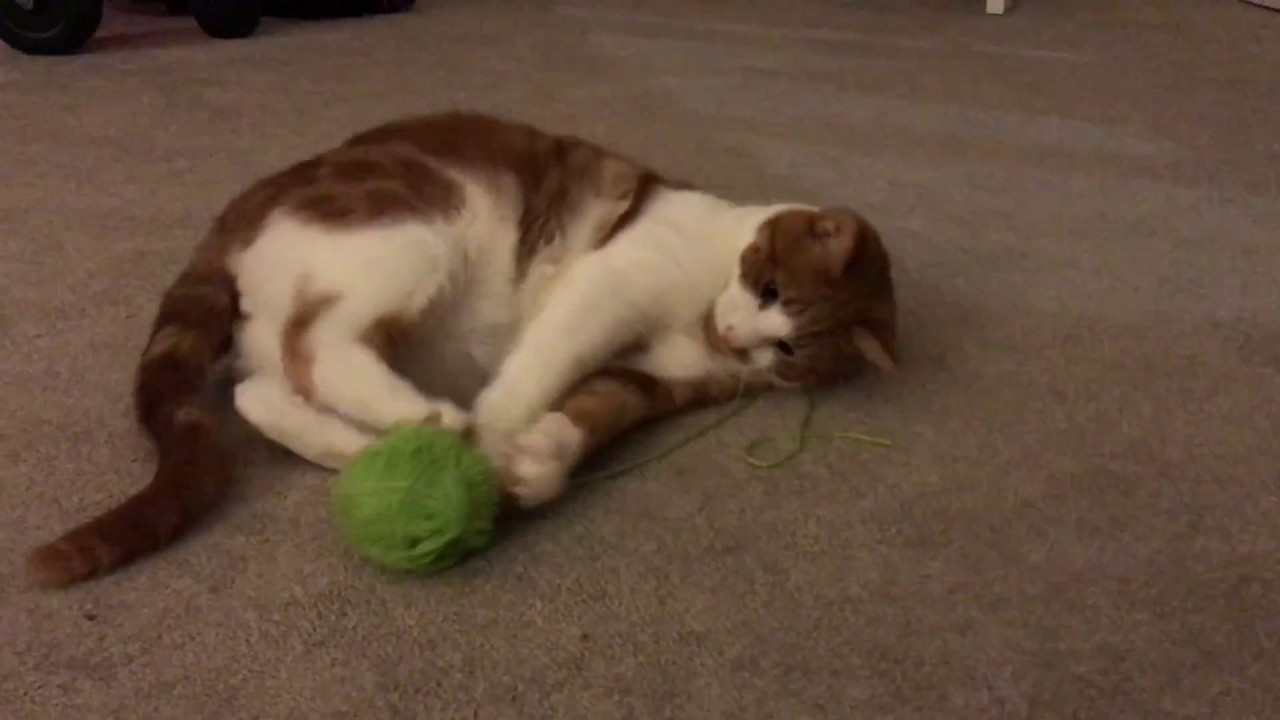
#> input picture kitty.jpg, 1280 x 720 px
$ jupyter execute edge_detection.ipynb   (older library calls are emulated)
#> lines starting #> are read from the running program, lines starting #| are printed output that depends on the picture
[cell 1]
import cv2
import numpy as np
from matplotlib import pyplot as plt

[cell 2]
image_path =r'kitty.jpg'
img=cv2.imread(image_path, cv2.IMREAD_COLOR)
#> img is the input picture: shape (720, 1280, 3); mean B, G, R 61.5, 78.4, 100.4
gray = cv2.cvtColor(img,cv2.COLOR_BGR2GRAY)
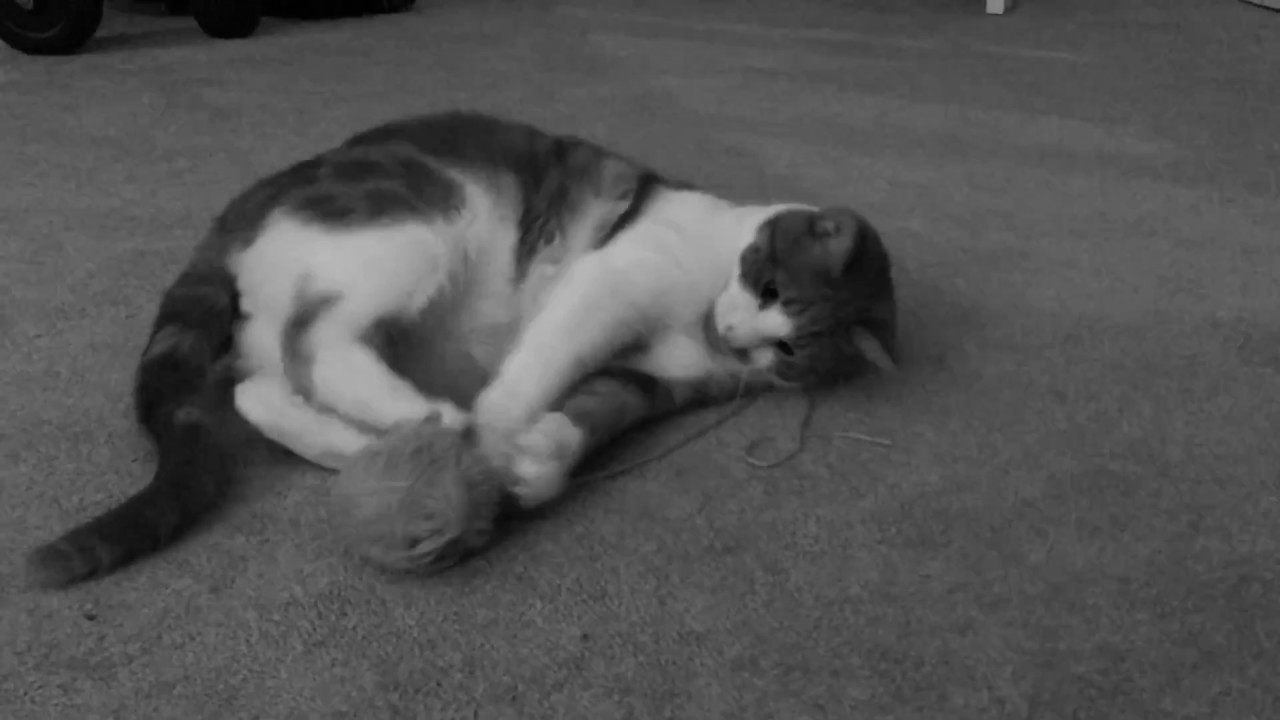
#> gray: shape (720, 1280); min 0, max 185, mean 83
edges_x=cv2.Sobel(gray, cv2.CV_64F, 1, 0, ksize=3)
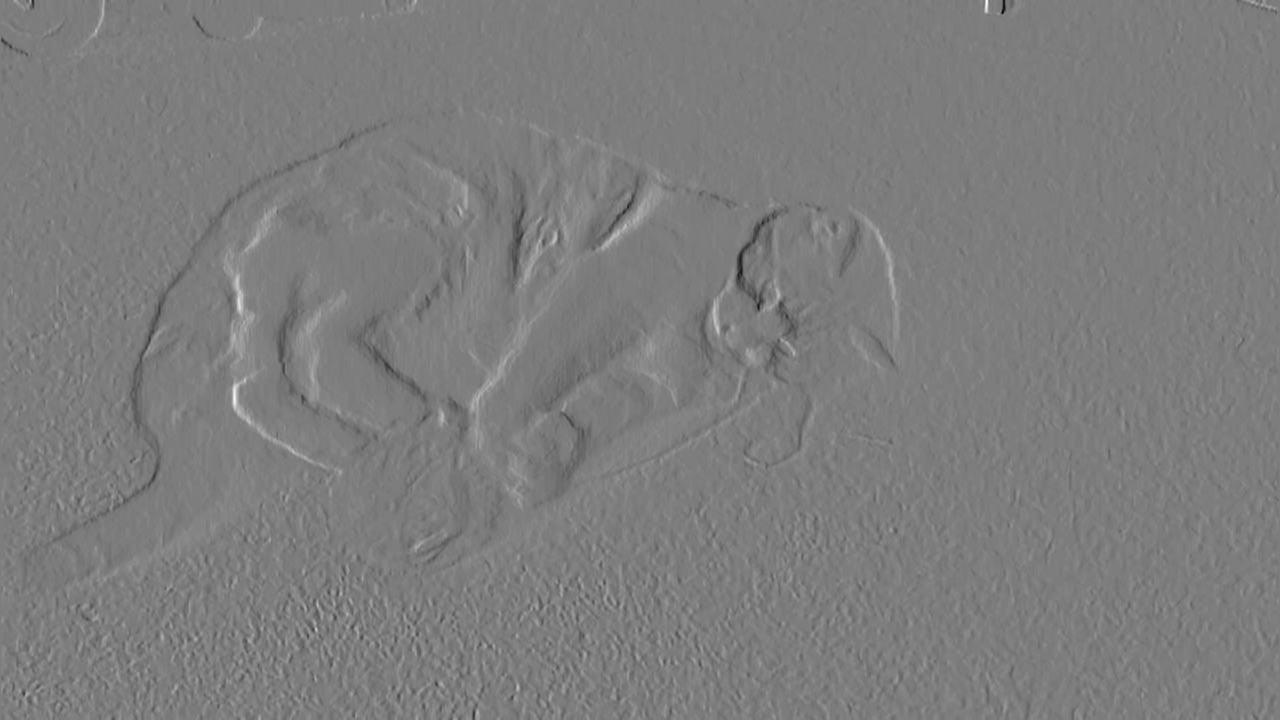
#> edges_x: shape (720, 1280) float64; min -234, max 242, mean -0.1; drawn with min black and max white
edges_y=cv2.Sobel(gray, cv2.CV_64F, 1, 0, ksize=3)

[cell 3]
edges=cv2.magnitude(edges_x, edges_y)
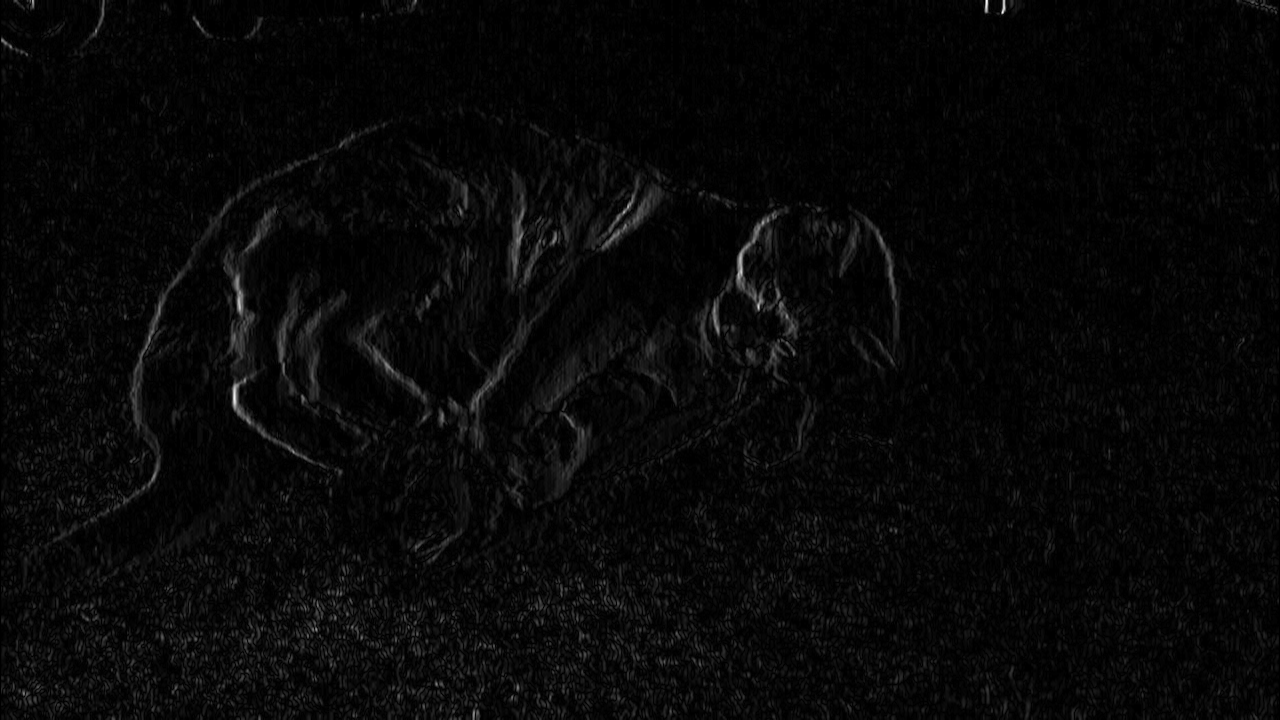
#> edges: shape (720, 1280) float64; min 0, max 342.2, mean 10.8; drawn with min black and max white
plt.figure(figsize=(12, 6))
plt.subplot(121), plt.imshow(cv2.cvtColor(img, cv2.COLOR_BGR2RGB))
plt.title('Original Image')
plt.subplot(122), plt.imshow(edges, cmap='gray'), plt.title('Edge-detected image')
plt.show()
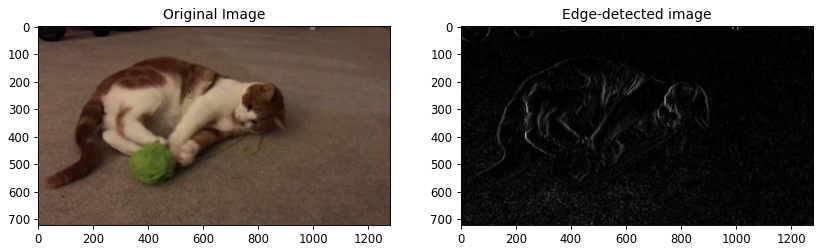
#> figure drawn by matplotlib, 2 panels

$ run again, with graaphbased.png saved as kitty.jpg
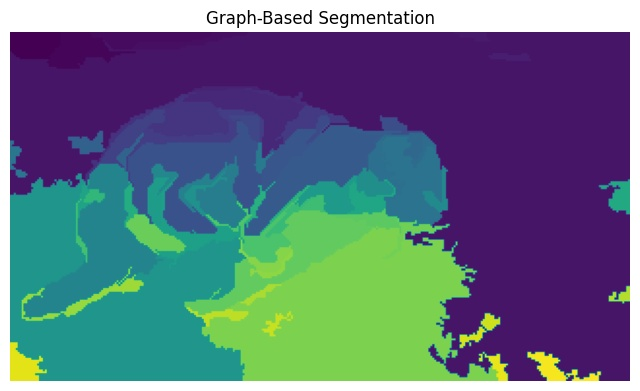
#> input picture graaphbased.png, 640 x 391 px
#> img is the input picture: shape (391, 640, 3); mean B, G, R 128.9, 112, 95
#> `edges=cv2.magnitude(edges_x, edges_y)`:
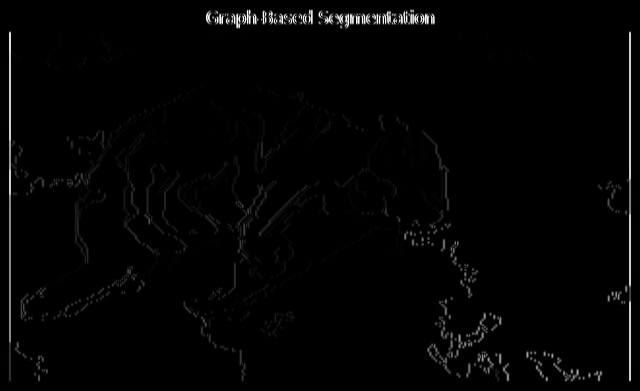
#> edges: shape (391, 640) float64; min 0, max 1442.5, mean 20.9; drawn with min black and max white
#> `plt.show()`:
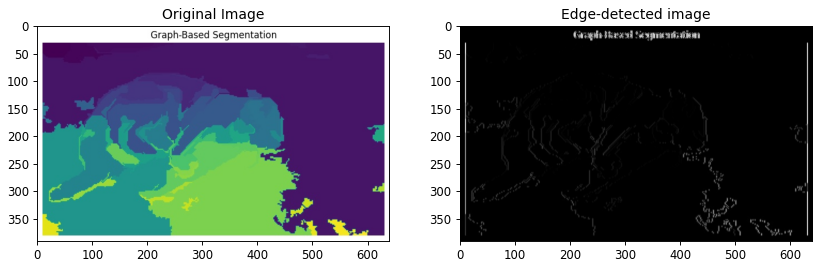
#> figure drawn by matplotlib, 2 panels

$ run again, with meanshift.png saved as kitty.jpg
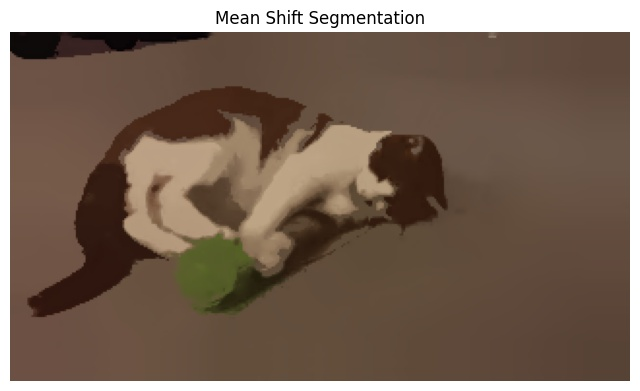
#> input picture meanshift.png, 640 x 391 px
#> img is the input picture: shape (391, 640, 3); mean B, G, R 87.6, 102.2, 121.2
#> `edges=cv2.magnitude(edges_x, edges_y)`:
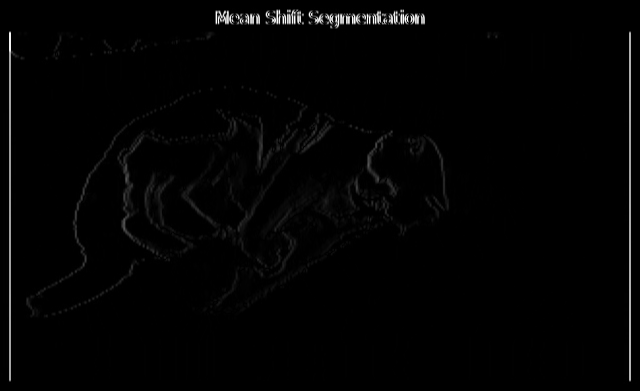
#> edges: shape (391, 640) float64; min 0, max 1442.5, mean 18.1; drawn with min black and max white
#> `plt.show()`:
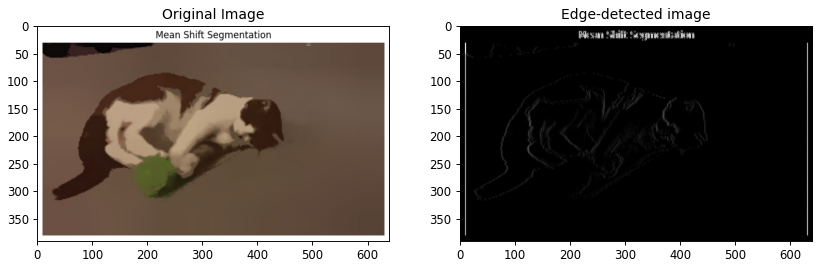
#> figure drawn by matplotlib, 2 panels
